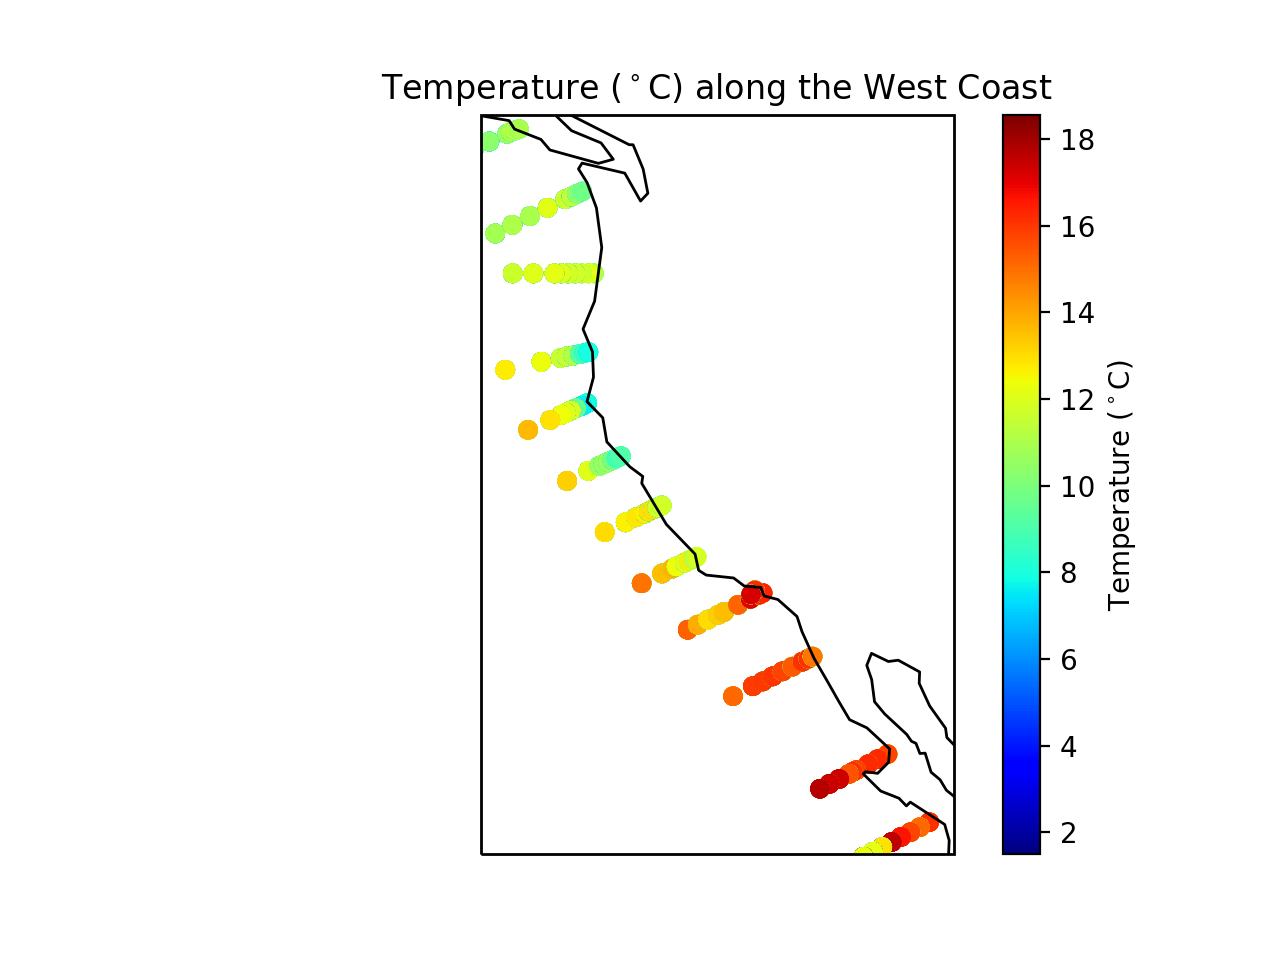

Write Python code to recreate this figure.
"""

This file plots temperature data from the PMEL Carbon cruise in 2007.

""" 

# imports
import matplotlib.pyplot as plt
import numpy as np
import pandas as pd
import cartopy.crs as ccrs
import cartopy.feature as cf

#read in the data file
data = pd.read_csv('/Users/MMStoll/Python/Data/Masters_Data/PMELCarbon_Data/PMELCarbon2007.csv', skiprows = 30)

lat = data.LATITUDE
lon = data.LONGITUDE
temp = data.CTDTMP

# plt.close('all')

# plot temperature along the west Coast
tstr = 'Temperature ($^\circ$C) along the West Coast'
fig = plt.figure()
ax = plt.axes(projection = ccrs.PlateCarree())
ax.set_extent([-128, -112, 25, 50]) #specify the longitude bounds, latitude bounds
ax1 = ax.scatter(lon, lat, c=temp, cmap='jet', transform = ccrs.PlateCarree())
cbar = fig.colorbar(ax1)
cbar.set_label('Temperature ($^\circ$C)')
ax.add_feature(cf.COASTLINE) #plot coastline
ax.set_title(tstr)
plt.xlabel('Latitude')
plt.ylabel('Longitude')
plt.show()
